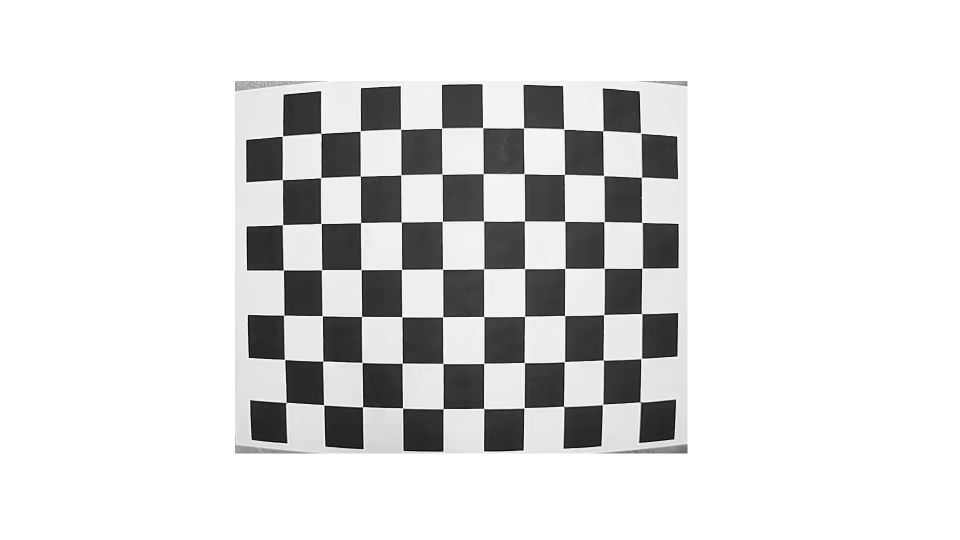
#> input picture chessboard_0.png, 1920 x 1080 px (shown at 1/2 size); its folder holds only this picture in this run
$ python calibrate_camera.py
#> lines starting #> are read from the running program, lines starting #| are printed output that depends on the picture; after the words box and inside, x2 and y2 are one past the last pixel; in counts of white or black regions, pixels touching at a corner belong together
import numpy as np
import cv2 as cv
import glob

size = (7, 10)
# termination criteria
criteria = (cv.TERM_CRITERIA_EPS + cv.TERM_CRITERIA_MAX_ITER, 30, 0.001)
# prepare object points, like (0,0,0), (1,0,0), (2,0,0) ....,(6,5,0)
objp = np.zeros((size[0]*size[1], 3), np.float32)
objp[:, :2] = np.mgrid[0:size[0], 0:size[1]].T.reshape(-1, 2)
# Arrays to store object points and image points from all the images.
objpoints = []  # 3d point in real world space
imgpoints = []  # 2d points in image plane.
images = glob.glob('../chessboard_*.png')
for fname in images:
    img = cv.imread(fname)
#> img is the input picture: shape (1080, 1920, 3); min 0, max 255, mean 221.7
    gray = cv.cvtColor(img, cv.COLOR_BGR2GRAY)
    # Find the chess board corners
    ret, corners = cv.findChessboardCorners(gray, size, cv.CALIB_CB_ADAPTIVE_THRESH)
#> ret = True; corners = 70 rows, first 8: [573.2, 804.5], [570.4, 720.1], [568.6, 630.3], [568, 540.7], [565.9, 449.5], [566.1, 360.5], [565.1, 273], [645, 808]
    # If found, add object points, image points (after refining them)
    if ret == True:
        objpoints.append(objp)
        corners2 = cv.cornerSubPix(gray, corners, (11, 11), (-1, -1), criteria)
#> corners2 = 70 rows, first 8: [572.6, 805], [569.7, 719.4], [568.2, 630.6], [567.3, 540.5], [565.5, 449.8], [565.5, 360.1], [565.4, 272.7], [648.1, 810.2]
        imgpoints.append(corners2)
        # Draw and display the corners
        cv.drawChessboardCorners(img, size, corners2, ret)
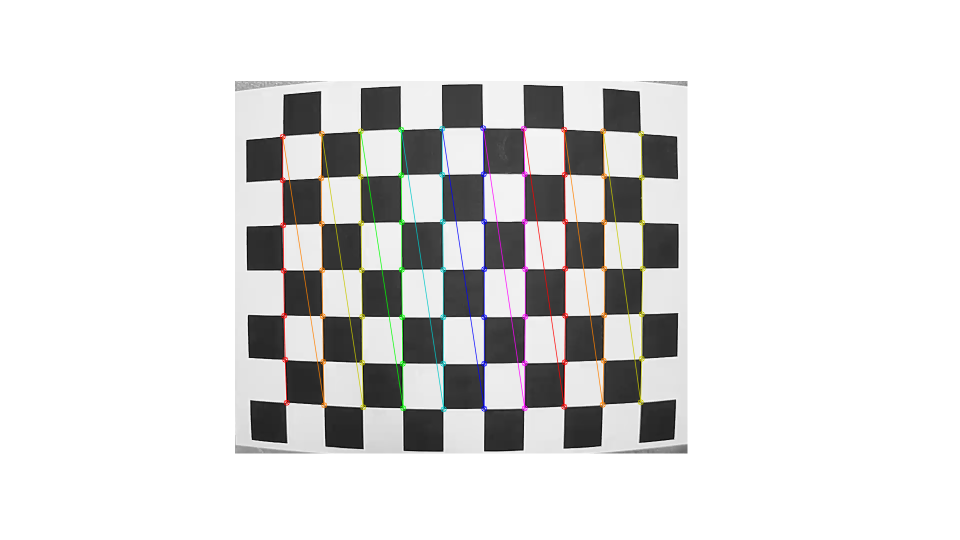
#> img: shape (1080, 1920, 3) (shown at 1/2 size); 1.78% of pixels changed, all inside (x1, y1, x2, y2) = (559, 250, 1292, 825)
        cv.imshow('img', img)
        cv.waitKey(500)
    else:
        print("'{0}' failed".format(fname))

h, w = img.shape[:2]
#> h = 1080; w = 1920
print(img.shape[:2])
#| (1080, 1920)

ret, matrix, distortion, r_vecs, t_vecs = cv.calibrateCamera(
    objpoints, imgpoints, (w, h), None, None)
#> ret = 0.927; matrix = [[1396.2, 0, 289.6], [0, 2060.5, 516.2], [0, 0, 1]]; distortion = [[-1.14, -1.25, 0.0115, 0.437, 2.14]]; r_vecs = ([-0.0346, 0.118, -1.58],); t_vecs = ([4.27, 3.26, 25.46],)

newcameramtx, roi = cv.getOptimalNewCameraMatrix(
    matrix, distortion, (w, h), 1, (w, h))
#> newcameramtx = [[745.7, 0, 1672.4], [0, 1334.2, 445.5], [0, 0, 1]]; roi = (0, 0, 0, 0)
print("Matrix:")
print(matrix)
#| [[1.39618612e+03 0.00000000e+00 2.89555463e+02]
#|  [0.00000000e+00 2.06046729e+03 5.16203677e+02]
#|  [0.00000000e+00 0.00000000e+00 1.00000000e+00]]
print("Optimal Matrix:")
print(newcameramtx)
#| [[7.45674002e+02 0.00000000e+00 1.67242439e+03]
#|  [0.00000000e+00 1.33420687e+03 4.45511474e+02]
#|  [0.00000000e+00 0.00000000e+00 1.00000000e+00]]
print("ROI:")
print(roi)
#| (0, 0, 0, 0)
with open("camera_calibration.py", "w") as file:
    file.write("import numpy as np\n")
    file.write("mtx = np.array("+str(np.ndarray.tolist(matrix))+")\n")
    file.write("newcameramtx = np.array(" +
               str(np.ndarray.tolist(newcameramtx))+")\n")
    file.write("distortion = np.array("+str(np.ndarray.tolist(distortion))+")\n")
    file.write("roi="+str(roi)+"\n")
cv.destroyAllWindows()

$ run again, on chessboard_4.png
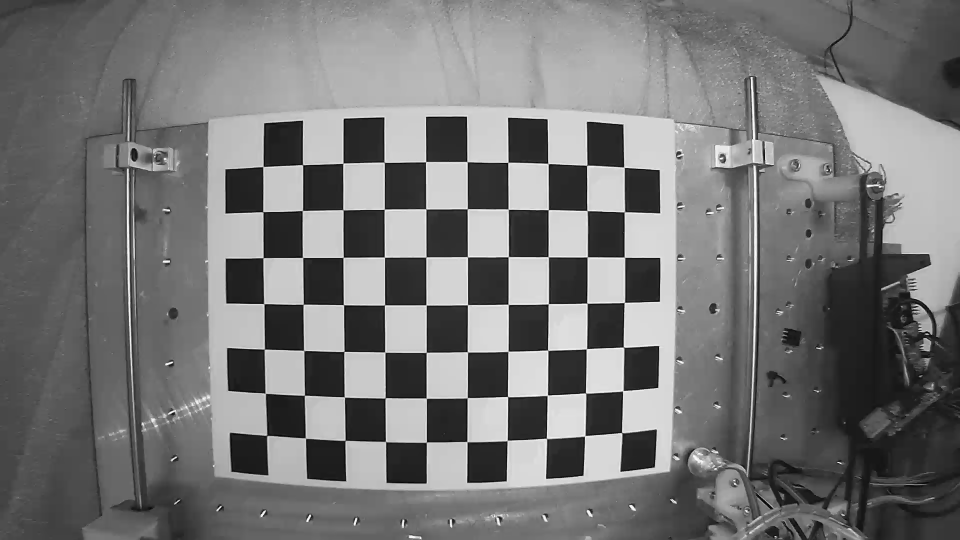
#> input picture chessboard_4.png, 1920 x 1080 px (shown at 1/2 size)
#> img is the input picture: shape (1080, 1920, 3); min 0, max 255, mean 117.5
#> `ret, corners = cv.findChessboardCorners(gray, size, cv.CALIB_CB_ADAPTI..`: ret = True; corners = 70 rows, first 8: [534, 871.2], [531.4, 787.2], [529.3, 698.7], [528.1, 607.8], [526.9, 515.8], [526.2, 423.9], [526.3, 333.7], [611.4, 876.4]
#> corners2 = 70 rows, first 8: [534, 871.3], [531, 786.9], [529.2, 698.6], [528.2, 607.8], [526.6, 515.9], [526.3, 424], [526.5, 333.6], [611.3, 876.6]
#> `cv.drawChessboardCorners(img, size, corners2, ret)`:
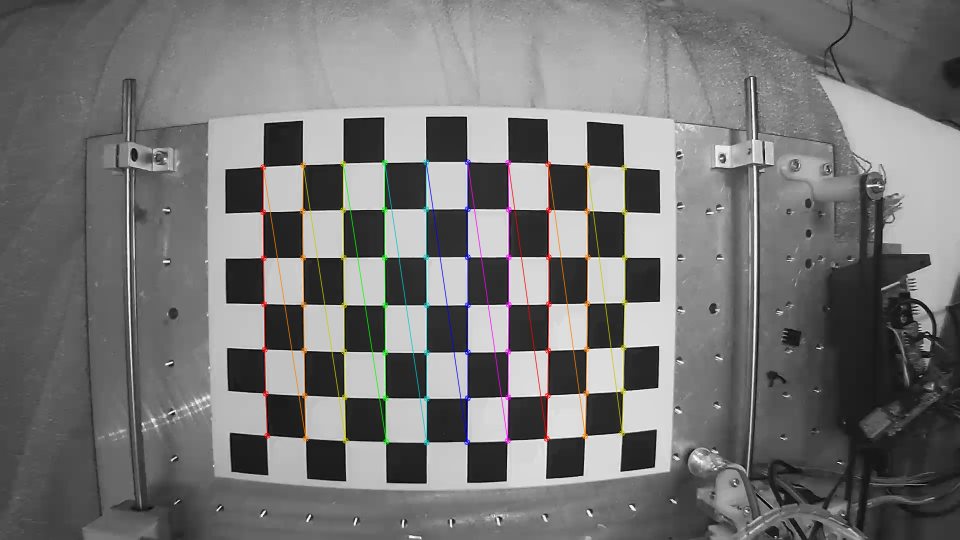
#> img: shape (1080, 1920, 3) (shown at 1/2 size); 1.78% of pixels changed, all inside (x1, y1, x2, y2) = (520, 318, 1256, 892)
#| (1080, 1920)
#> `ret, matrix, distortion, r_vecs, t_vecs = cv.calibrateCamera( objpoint..`: ret = 1.39; matrix = [[1186.8, 0, 878], [0, 1349.5, 577.5], [0, 0, 1]]; distortion = [[-0.427, -0.112, -0.0195, -0.0127, 3.74]]; r_vecs = ([-0.0123, 0.00133, -1.57],); t_vecs = ([-4.3, 3.35, 14.18],)
#> newcameramtx = [[1962.6, 0, 973.7], [0, 1266.3, 562], [0, 0, 1]]; roi = (398, 437, 998, 259)
#| [[1.18681436e+03 0.00000000e+00 8.78024378e+02]
#|  [0.00000000e+00 1.34950225e+03 5.77540973e+02]
#|  [0.00000000e+00 0.00000000e+00 1.00000000e+00]]
#| [[1.96255069e+03 0.00000000e+00 9.73670180e+02]
#|  [0.00000000e+00 1.26634037e+03 5.61979863e+02]
#|  [0.00000000e+00 0.00000000e+00 1.00000000e+00]]
#| (398, 437, 998, 259)

$ run again, on chessboard_5.png
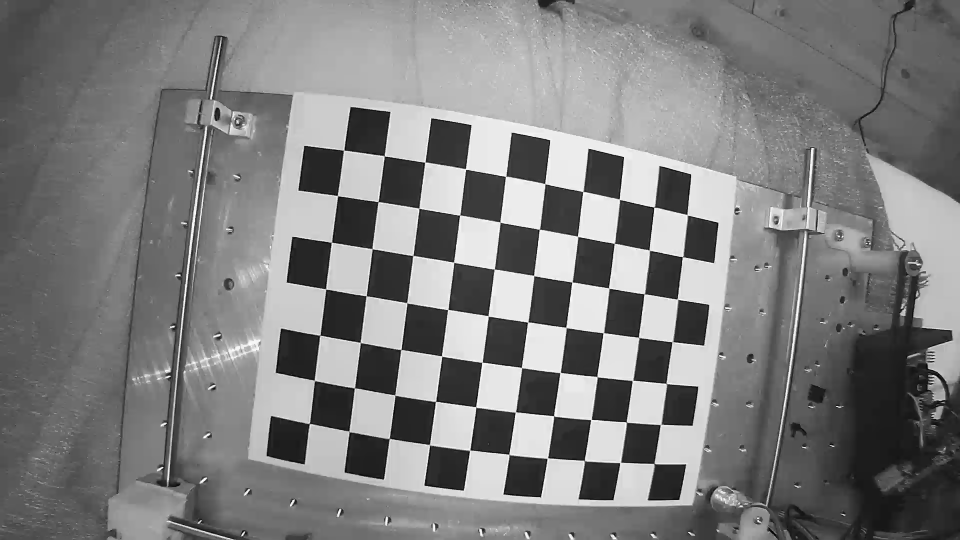
#> input picture chessboard_5.png, 1920 x 1080 px (shown at 1/2 size)
#> img is the input picture: shape (1080, 1920, 3); min 0, max 255, mean 126
#> `ret, corners = cv.findChessboardCorners(gray, size, cv.CALIB_CB_ADAPTI..`: ret = True; corners = 70 rows, first 8: [619, 847.2], [629.6, 762], [640.7, 670.6], [652.2, 578.7], [664.1, 484.5], [675.4, 391.5], [688, 300.5], [698.3, 862.2]
#> corners2 = 70 rows, first 8: [619.3, 847.5], [629.2, 761.3], [640.3, 670.8], [651.8, 578.5], [663.4, 484.9], [675.4, 391.9], [687.7, 301], [698.6, 863.3]
#> `cv.drawChessboardCorners(img, size, corners2, ret)`:
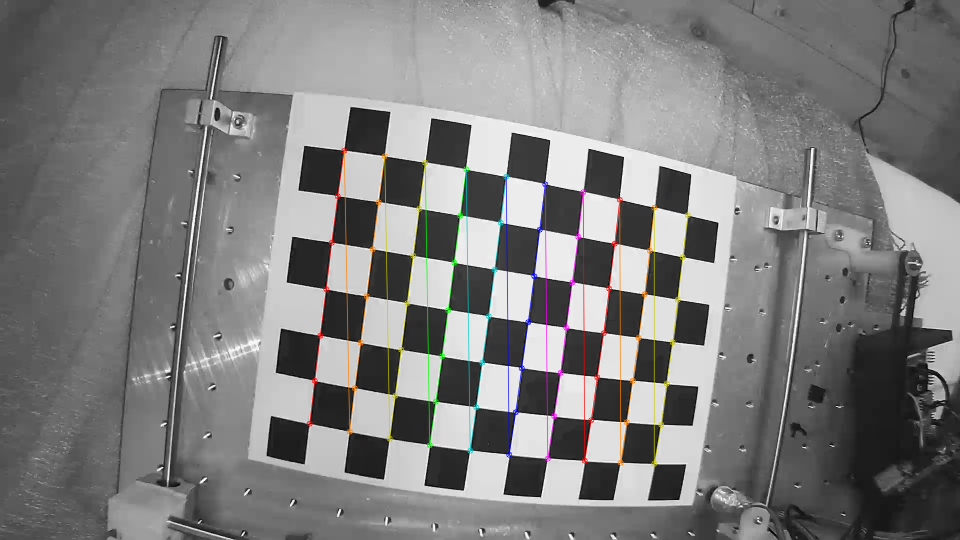
#> img: shape (1080, 1920, 3) (shown at 1/2 size); 1.76% of pixels changed, all inside (x1, y1, x2, y2) = (613, 295, 1382, 934)
#| (1080, 1920)
#> `ret, matrix, distortion, r_vecs, t_vecs = cv.calibrateCamera( objpoint..`: ret = 1.37; matrix = [[616.2, 0, 1048.9], [0, 716.1, 500.5], [0, 0, 1]]; distortion = [[-0.136, 0.0846, -0.00164, -0.0152, -0.0491]]; r_vecs = ([0.028, -0.063, -1.43],); t_vecs = ([-5.28, 3.79, 7.28],)
#> newcameramtx = [[616.2, 0, 1048.9], [0, 449.5, 372.6], [0, 0, 1]]; roi = (0, 58, 1919, 677)
#| [[6.16189315e+02 0.00000000e+00 1.04888991e+03]
#|  [0.00000000e+00 7.16143167e+02 5.00547739e+02]
#|  [0.00000000e+00 0.00000000e+00 1.00000000e+00]]
#| [[6.16189315e+02 0.00000000e+00 1.04888991e+03]
#|  [0.00000000e+00 4.49540069e+02 3.72639599e+02]
#|  [0.00000000e+00 0.00000000e+00 1.00000000e+00]]
#| (0, 58, 1919, 677)
